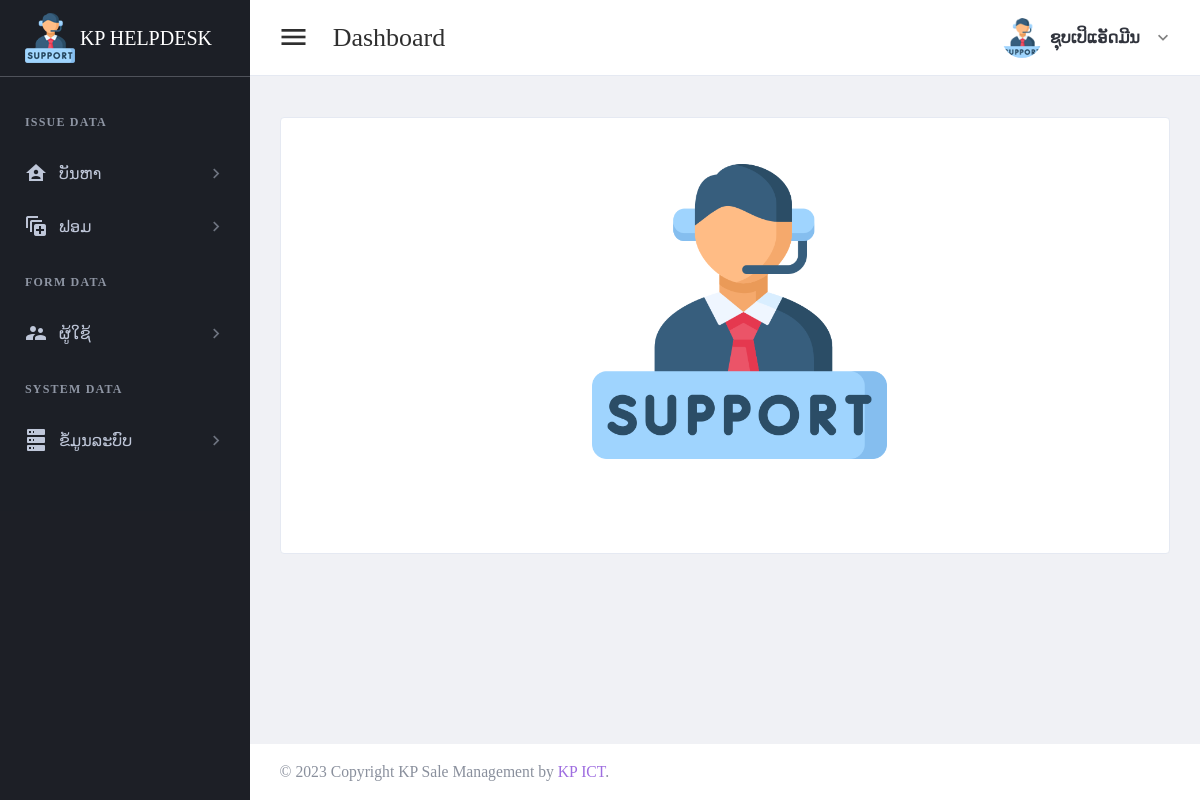
Screenshot of /page/index.php (signed in) with the database file from the repository.
### tables this page shows
CREATE TABLE `tbl_header_title` (
  `ht_id` int(11) NOT NULL,
  `ht_name` varchar(300) DEFAULT NULL
);

CREATE TABLE `tbl_sub_title` (
  `st_id` int(11) NOT NULL,
  `st_name` varchar(300) DEFAULT NULL,
  `icon_code` varchar(100) DEFAULT NULL,
  `ht_id` int(11) DEFAULT NULL
);

### setting/checksession.php (called while the page is built, shortened)
<?php
	if($_SESSION['id_users'] == "" )
	{
	header("location:logout.php");
	}
	  else{
		$role_id = $_SESSION["role_id"];
	}
?>

### page/menu.php (the view, shortened to what this page needs)
<aside class="left-sidebar sidebar-dark" id="left-sidebar">
  <div id="sidebar" class="sidebar sidebar-with-footer">
    <div class="app-brand">
      <a href="index.php">
        <img src="../images/support.png" alt="Mono">
        <span class="brand-name">KP HELPDESK</span>
      </a>
    </div>
    <div class="sidebar-left" data-simplebar style="height: 100%;">
      <ul class="nav sidebar-inner" id="sidebar-menu">
        <?php
        $stmt = $conn->prepare(" SELECT distinct a.ht_id,ht_name
        FROM tbl_header_title a
        left join tbl_role_page b on a.ht_id = b.ht_id
        where role_id ='$role_id'
        order by  a.ht_id asc ");
        $stmt->execute();
        if ($stmt->rowCount() > 0) {
          while ($row = $stmt->fetch(PDO::FETCH_ASSOC)) {
            $ht_id = $row['ht_id'];
            $ht_name = $row['ht_name'];
        ?>
            <li class="section-title"> <?php echo "$ht_name"; ?></li>
            <?php
            $stmt1 = $conn->prepare("SELECT distinct a.st_id,st_name,role_id,icon_code
            FROM tbl_sub_title a
            left join tbl_role_page b on a.st_id = b.st_id
            where a.ht_id = '$ht_id' and role_id ='$role_id'
            order by a.st_id asc ");
            $stmt1->execute();
            if ($stmt1->rowCount() > 0) {
              while ($row1 = $stmt1->fetch(PDO::FETCH_ASSOC)) {
                $st_name = $row1['st_name'];
                $st_id = $row1['st_id'];
                $icon_code = $row1['icon_code'];
            ?>
                <li class='has-sub <?php if ($header_click == "$st_id") {  echo "active expand"; } ?>'>
                  <a class="sidenav-item-link" href="javascript:void(0)" data-toggle="collapse" data-target='#<?php echo "$st_name"; ?>' aria-expanded="false" aria-controls="<?php echo "$st_name"; ?>">
                    <i class="mdi <?php echo"$icon_code";?>"></i>
                    <span class="nav-text"> <?php echo "$st_name"; ?> </span> <b class="caret"></b>
                  </a>
              <?php
              }
            }
              ?>
                </li>
            <?php
          }
        }
            ?>
      </ul>
    </div>
  </div>
</aside>

### rows the page displays
tbl_header_title: ht_name "ISSUE DATA"
tbl_sub_title: st_name "ບັນຫາ"
tbl_sub_title: st_name "ຟອມ"
tbl_header_title: ht_name "FORM DATA"
tbl_sub_title: st_name "ຜູ້ໃຊ້"
tbl_header_title: ht_name "SYSTEM DATA"
tbl_sub_title: st_name "ຂໍ້ມູນລະບົບ"

### other values shown
$header_name "Dashboard"
$full_name "ຊຸບເປິແອັດມີນ"
